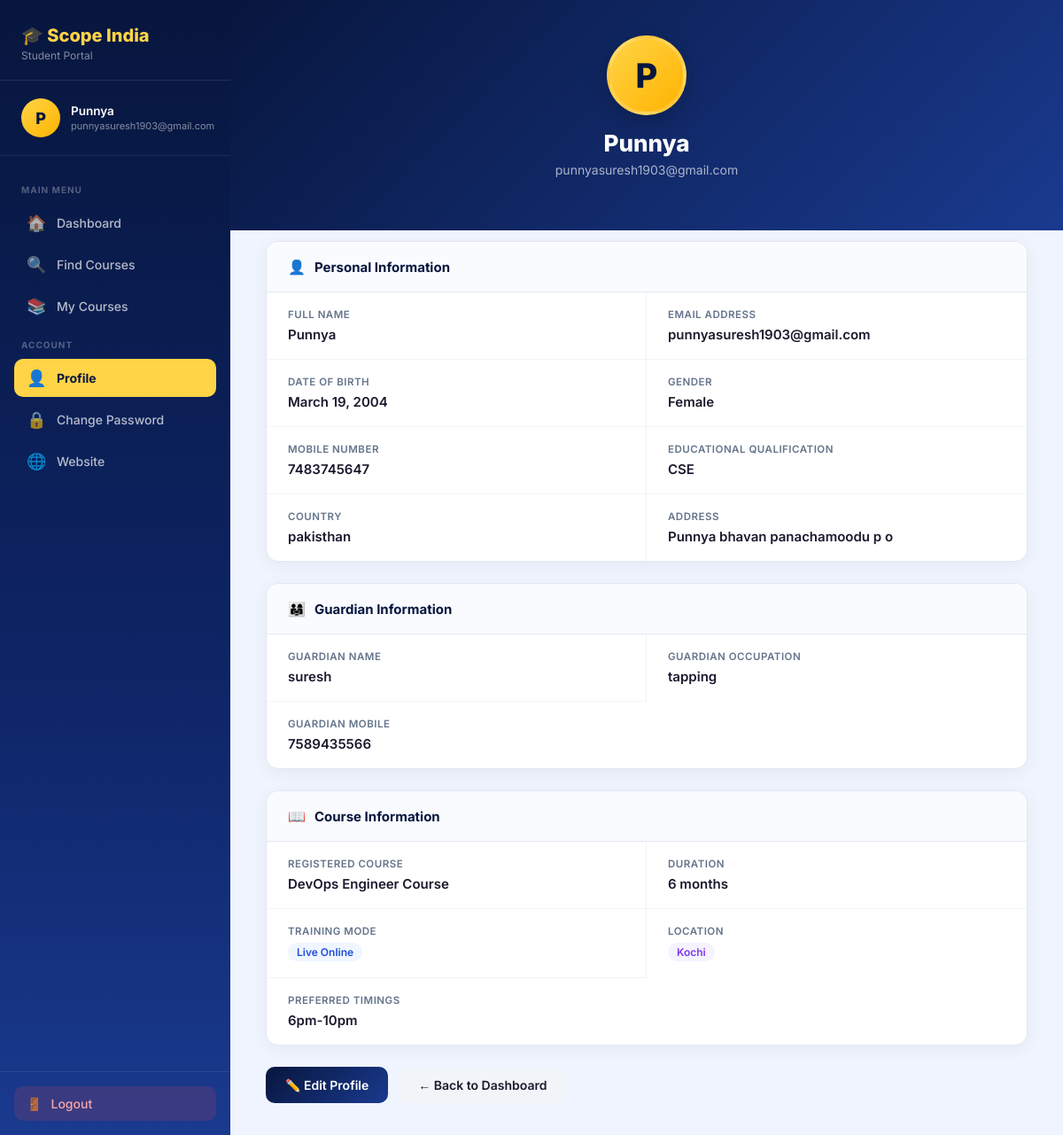
The page /student/profile/ (signed in) on the database its author committed.
### Registration/models.py (models this page shows, shortened)
class StudentRegistration(models.Model):
    GENDER_CHOICES = [
        ("male", "Male"),
        ("female", "Female"),
        ("other", "Other"),
    ]
    TRAINING_MODE_CHOICES = [
        ("online", "Live Online"),
        ("classroom", "Classroom"),
    ]
    LOCATION_CHOICES = [
        ("technopark", "Technopark TVM"),
        ("thampanoor", "Thampanoor TVM"),
        ("kochi", "Kochi"),
        ("nagercoil", "Nagercoil"),
        ("online", "Online"),
    ]
    TIMING_CHOICES = [
        ("8am-10am", "Between 8am - 10am"),
        ("9am-1pm", "Between 9am - 1pm"),
        ("1pm-6pm", "Between 1pm - 6pm"),
        ("6pm-10pm", "Between 6pm - 10pm"),
    ]
    full_name = models.CharField(max_length=100)
    date_of_birth = models.DateField()
    gender = models.CharField(max_length=10, choices=GENDER_CHOICES)
    educational_qualification = models.CharField(max_length=100, blank=True)
    mobile = models.CharField(max_length=15)
    email = models.EmailField(unique=True)
    guardian_name = models.CharField(max_length=100, blank=True)
    guardian_occupation = models.CharField(max_length=100, blank=True)
    guardian_mobile = models.CharField(max_length=15, blank=True)
    course = models.ForeignKey(CourseList, on_delete=models.PROTECT)
    training_mode = models.CharField(max_length=20, choices=TRAINING_MODE_CHOICES)
    location = models.CharField(max_length=20, choices=LOCATION_CHOICES)
    preferred_timings = models.JSONField(default=list)
    address = models.TextField(blank=True)
    country = models.CharField(max_length=100, blank=True)

### Courses/models.py (models this page shows, shortened)
class CourseList(models.Model):
    course_name = models.CharField(max_length=100)
    course_duration = models.CharField(max_length=100)
    course_description = models.TextField()
    course_syllabus = models.ManyToManyField(
        Syllabus,
        blank=True,
        related_name="courses"
    )

### StudentLogin/views.py (the view)
# urls.py: path("profile/",views.student_profile,name="student_profile"),
@login_required(login_url="student_login")
def student_profile(request):
    student_account = request.user.student_account
    student = student_account.student
    return render(request, "pages/profile.html", {
        "student": student,
        "student_account": student_account,
    })

### templates/pages/profile.html (shortened to what this page needs)
<!DOCTYPE html>
<html lang="en">
<head>
</head>
<body>
    <aside class="sidebar" id="sidebar">
        <div class="sidebar-brand">
            <h2>🎓 Scope India</h2>
            <p>Student Portal</p>
        </div>
        <div class="sidebar-user">
            <div class="user-avatar">{{ student.full_name|first|upper }}</div>
            <div class="user-info">
                <h3>{{ student.full_name }}</h3>
                <p>{{ student.email }}</p>
            </div>
        </div>
        <nav class="sidebar-nav">
            <span class="nav-label">Main Menu</span>
            <a href="{% url 'student_dashboard' %}" class="nav-link"><span class="nav-icon">🏠</span> Dashboard</a>
            <a href="{% url 'course_search' %}"     class="nav-link"><span class="nav-icon">🔍</span> Find Courses</a>
            <a href="{% url 'picked_courses' %}"    class="nav-link"><span class="nav-icon">📚</span> My Courses</a>
            <span class="nav-label">Account</span>
            <a href="{% url 'student_profile' %}"  class="nav-link active"><span class="nav-icon">👤</span> Profile</a>
            <a href="{% url 'change_password' %}"  class="nav-link"><span class="nav-icon">🔒</span> Change Password</a>
            <a href="{% url 'home' %}"              class="nav-link"><span class="nav-icon">🌐</span> Website</a>
        </nav>
        <div class="sidebar-footer">
            <a href="{% url 'student_logout' %}" class="logout-btn"><span>🚪</span> Logout</a>
        </div>
    </aside>
    <main class="main">
        <div class="profile-hero">
            <div class="profile-avatar">{{ student.full_name|first|upper }}</div>
            <h1>{{ student.full_name }}</h1>
            <p>{{ student.email }}</p>
        </div>
        <div class="content">
            <div class="section-card">
                <div class="section-head">
                    <span>👤</span>
                    <h2>Personal Information</h2>
                </div>
                <div class="info-grid">
                    <div class="info-item">
                        <p class="info-key">Full Name</p>
                        <p class="info-val">{{ student.full_name }}</p>
                    </div>
                    <div class="info-item">
                        <p class="info-key">Email Address</p>
                        <p class="info-val">{{ student.email }}</p>
                    </div>
                    <div class="info-item">
                        <p class="info-key">Date of Birth</p>
                        <p class="info-val {% if not student.date_of_birth %}empty{% endif %}">
                            {{ student.date_of_birth|default:"Not provided" }}
                        </p>
                    </div>
                    <div class="info-item">
                        <p class="info-key">Gender</p>
                        <p class="info-val">{{ student.get_gender_display }}</p>
                    </div>
                    <div class="info-item">
                        <p class="info-key">Mobile Number</p>
                        <p class="info-val {% if not student.mobile %}empty{% endif %}">
                            {{ student.mobile|default:"Not provided" }}
                        </p>
                    </div>
                    <div class="info-item">
                        <p class="info-key">Educational Qualification</p>
                        <p class="info-val {% if not student.educational_qualification %}empty{% endif %}">
                            {{ student.educational_qualification|default:"Not provided" }}
                        </p>
                    </div>
                    <div class="info-item">
                        <p class="info-key">Country</p>
                        <p class="info-val {% if not student.country %}empty{% endif %}">
                            {{ student.country|default:"Not provided" }}
                        </p>
                    </div>
                    <div class="info-item">
                        <p class="info-key">Address</p>
                        <p class="info-val {% if not student.address %}empty{% endif %}">
                            {{ student.address|default:"Not provided" }}
                        </p>
                    </div>
                </div>
            </div>
            <div class="section-card">
                <div class="section-head">
                    <span>👨‍👩‍👧</span>
                    <h2>Guardian Information</h2>
                </div>
                <div class="info-grid">
                    <div class="info-item">
                        <p class="info-key">Guardian Name</p>
                        <p class="info-val {% if not student.guardian_name %}empty{% endif %}">
                            {{ student.guardian_name|default:"Not provided" }}
                        </p>
                    </div>
                    <div class="info-item">
                        <p class="info-key">Guardian Occupation</p>
                        <p class="info-val {% if not student.guardian_occupation %}empty{% endif %}">
                            {{ student.guardian_occupation|default:"Not provided" }}
                        </p>
                    </div>
                    <div class="info-item">
                        <p class="info-key">Guardian Mobile</p>
                        <p class="info-val {% if not student.guardian_mobile %}empty{% endif %}">
                            {{ student.guardian_mobile|default:"Not provided" }}
                        </p>
                    </div>
                </div>
            </div>
            <div class="section-card">
                <div class="section-head">
                    <span>📖</span>
                    <h2>Course Information</h2>
                </div>
                <div class="info-grid">
                    <div class="info-item">
                        <p class="info-key">Registered Course</p>
                        <p class="info-val">{{ student.course.course_name }}</p>
                    </div>
                    <div class="info-item">
                        <p class="info-key">Duration</p>
                        <p class="info-val">{{ student.course.course_duration }}</p>
                    </div>
                    <div class="info-item">
                        <p class="info-key">Training Mode</p>
                        <p class="info-val">
                            <span class="badge badge-blue">{{ student.get_training_mode_display }}</span>
                        </p>
                    </div>
                    <div class="info-item">
                        <p class="info-key">Location</p>
                        <p class="info-val">
                            <span class="badge badge-purple">{{ student.get_location_display }}</span>
                        </p>
                    </div>
                    <div class="info-item">
                        <p class="info-key">Preferred Timings</p>
                        <p class="info-val {% if not student.preferred_timings %}empty{% endif %}">
                            {% if student.preferred_timings %}
                                {{ student.preferred_timings|join:", " }}
                            {% else %}
                                Not provided
                            {% endif %}
                        </p>
                    </div>
                </div>
            </div>
            <div class="profile-actions">
                <a href="{% url 'edit_profile' %}" class="btn btn-primary">
                    ✏️ Edit Profile
                </a>
                <a href="{% url 'student_dashboard' %}" class="btn btn-secondary">
                    ← Back to Dashboard
                </a>
            </div>
        </div>
    </main>
</body>
</html>

### rows shown on the page
StudentRegistration: full_name|first "P", full_name "Punnya", email "punnyasuresh1903@gmail.com", date_of_birth "March 19, 2004", gender "Female", mobile "7483745647", educational_qualification "CSE", country "pakisthan", address "Punnya bhavan panachamoodu p o", guardian_name "suresh", guardian_occupation "tapping", guardian_mobile "7589435566", course.course_name "DevOps Engineer Course", course.course_duration "6 months", training_mode "Live Online", location "Kochi", preferred_timings "6pm-10pm"
